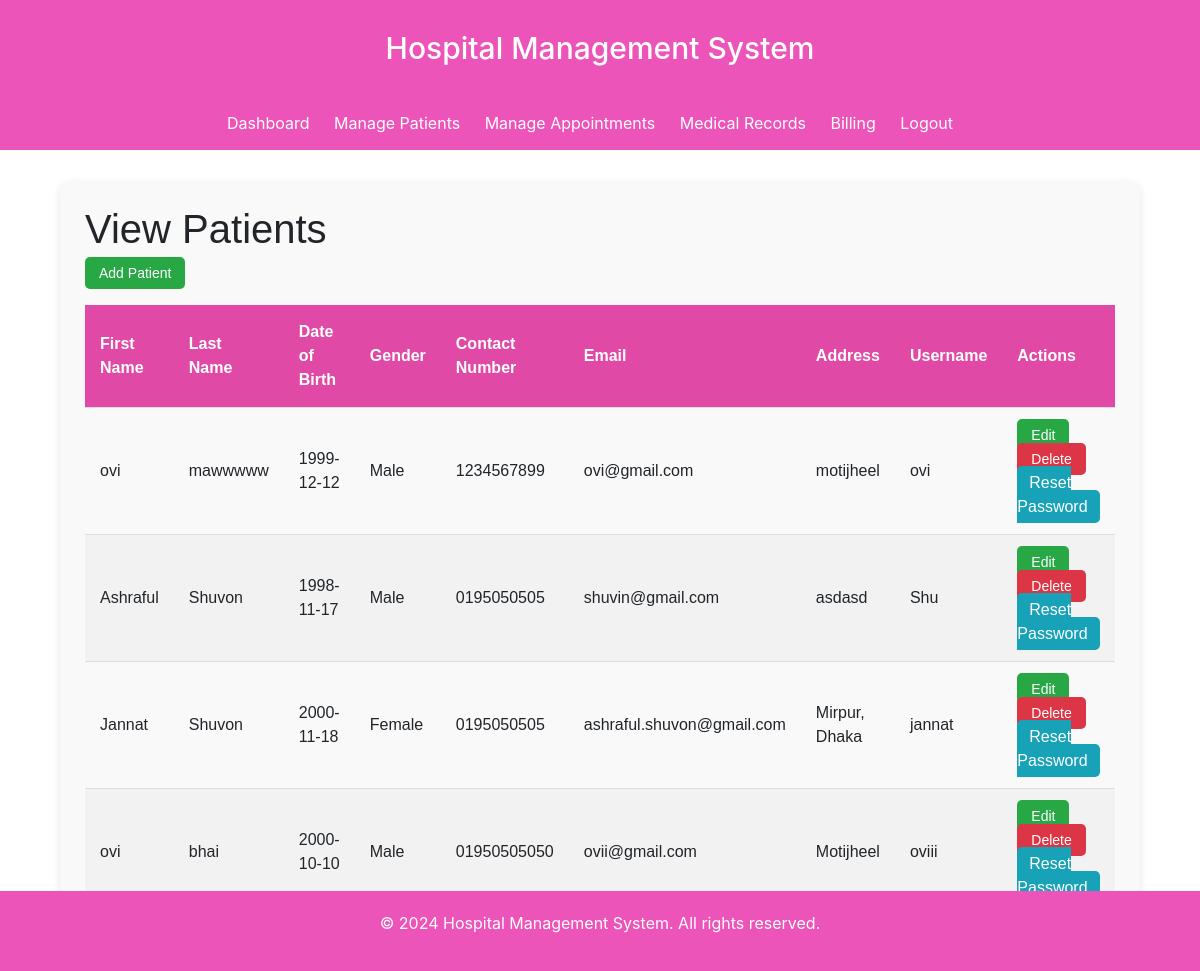
The app's page /patients/view_patients.php (signed in) with its own data.
### tables this page shows
CREATE TABLE `patients` (
  `patient_id` int(11) NOT NULL,
  `first_name` varchar(100) NOT NULL,
  `last_name` varchar(100) NOT NULL,
  `date_of_birth` date NOT NULL,
  `gender` enum('Male','Female','Other') NOT NULL,
  `contact_number` varchar(15) NOT NULL,
  `email` varchar(150) NOT NULL,
  `address` text NOT NULL,
  `username` varchar(50) NOT NULL,
  `password` varchar(255) NOT NULL,
  `created_at` timestamp NOT NULL DEFAULT current_timestamp()
);

### patients/view_patients.php (the view, shortened to what this page needs)
<?php
include '../config/db.php';
try {
    $sql = "SELECT * FROM patients";
    $stmt = $conn->prepare($sql);
    $stmt->execute();
    $patients = $stmt->fetchAll(PDO::FETCH_ASSOC);
} catch (PDOException $e) {
    die("Error: " . $e->getMessage());
}
?>
<?php include '../includes/header.php'; ?>
<div class="common-container">
    <h1>View Patients</h1>
    <a href="add_patient.php" class="btn-edit">Add Patient</a>
    <table class="common-table">
        <thead>
            <tr>
                <th>First Name</th>
                <th>Last Name</th>
                <th>Date of Birth</th>
                <th>Gender</th>
                <th>Contact Number</th>
                <th>Email</th>
                <th>Address</th>
                <th>Username</th>
                <th>Actions</th>
            </tr>
        </thead>
        <tbody>
            <?php if ($patients): ?>
                <?php foreach ($patients as $patient): ?>
                    <tr>
                        <td><?= htmlspecialchars($patient['first_name']); ?></td>
                        <td><?= htmlspecialchars($patient['last_name']); ?></td>
                        <td><?= htmlspecialchars($patient['date_of_birth']); ?></td>
                        <td><?= htmlspecialchars($patient['gender']); ?></td>
                        <td><?= htmlspecialchars($patient['contact_number']); ?></td>
                        <td><?= htmlspecialchars($patient['email']); ?></td>
                        <td><?= htmlspecialchars($patient['address']); ?></td>
                        <td><?= htmlspecialchars($patient['username']); ?></td>
                        <td>
                            <a href="edit_patient.php?patient_id=<?= $patient['patient_id']; ?>" class="btn-edit">Edit</a>
                            <a href="delete_patient.php?patient_id=<?= $patient['patient_id']; ?>" class="btn-delete" onclick="return confirm('Are you sure you want to delete this patient?');">Delete</a>
                            <a href="reset_password.php?patient_id=<?= $patient['patient_id']; ?>" class="btn-reset">Reset Password</a>
                        </td>
                    </tr>
                <?php endforeach; ?>
            <?php else: ?>
                <tr>
                    <td colspan="9">No patients found.</td>
                </tr>
            <?php endif; ?>
        </tbody>
    </table>
</div>
<?php include '../includes/footer.php'; ?>

### assets/css/styles.css (style rules this page uses)
body { font-family: Arial, sans-serif; margin: 0; padding: 0; background-color: #f4f4f4; }
.common-container { width: 90%; margin: 30px auto; padding: 25px; background-color: #f9f9f9; border-radius: 10px; box-shadow: 0 4px 8px rgba(0, 0, 0, 0.1); font-family: Arial, sans-serif; }
.common-table { width: 100%; border-collapse: collapse; margin-top: 20px; overflow-x: auto; }
.common-table thead { background-color: #e04aa6; color: white; }
.common-table th, .common-table td { padding: 15px; text-align: left; border-bottom: 1px solid #ddd; }
.common-table tbody tr:nth-child(even) { background-color: #f2f2f2; }
.btn-edit, .btn-delete { padding: 8px 14px; border-radius: 5px; text-decoration: none; color: white; font-size: 14px; transition: background-color 0.3s ease; }
.btn-edit { background-color: #28a745; }
.btn-delete { background-color: #dc3545; }
.btn-reset { background-color: #17a2b8; padding: 8px 12px; border-radius: 5px; text-decoration: none; color: white; transition: background-color 0.3s; }

### records on screen
patients: first_name "ovi", last_name "mawwwww", date_of_birth "1999-12-12", gender "Male", contact_number "1234567899", email "ovi@gmail.com", address "motijheel", username "ovi"
patients: first_name "Ashraful", last_name "Shuvon", date_of_birth "1998-11-17", gender "Male", contact_number "0195050505", email "shuvin@gmail.com", address "asdasd", username "Shu"
patients: first_name "Jannat", last_name "Shuvon", date_of_birth "2000-11-18", gender "Female", contact_number "0195050505", email "ashraful.shuvon@gmail.com", address "Mirpur, Dhaka", username "jannat"
patients: first_name "ovi", last_name "bhai", date_of_birth "2000-10-10", gender "Male", contact_number "01950505050", email "ovii@gmail.com", address "Motijheel", username "oviii"
